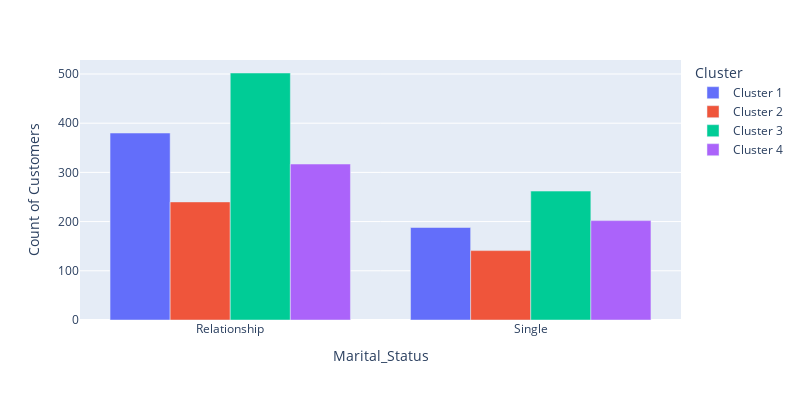

Notebook code for this chart:
### Markdown cell above
Most of the customers are in the age group 41-50 and then between 51-60. There are'nt many customers belonging to age less than 30 maybe because the company is focused more on middle/old aged customers.

Moreover, in all the age group, majority of the customers belong to Cluster 4 and Cluster 1 except for the customers above 60 years of age where Cluster 3 forms the majority.

### Code cell
df_plot = df_[['Marital_Status', 'Cluster', 'ID']].groupby(['Marital_Status', 'Cluster']).count()
df_plot.reset_index(inplace=True)
df_plot.rename(columns={"ID":"Count of Customers"}, inplace=True)


fig = plx.bar(df_plot, x="Marital_Status", y="Count of Customers",
             color='Cluster', barmode='group', width= 800,
             height=400)
fig.show()

### Figure 1 — Plotly figure (JSON) as saved in the notebook; plotly's stock layout.template omitted (floating-point values rounded to 4 significant figures)
{"data": [{"alignmentgroup": "True", "hovertemplate": "Cluster=Cluster 1<br>Marital_Status=%{x}<br>Count of Customers=%{y}<extra></extra>", "legendgroup": "Cluster 1", "marker": {"color": "#636efa", "pattern": {"shape": ""}}, "name": "Cluster 1", "offsetgroup": "Cluster 1", "orientation": "v", "showlegend": true, "textposition": "auto", "type": "bar", "x": ["Relationship", "Single"], "xaxis": "x", "y": [380, 188], "yaxis": "y"}, {"alignmentgroup": "True", "hovertemplate": "Cluster=Cluster 2<br>Marital_Status=%{x}<br>Count of Customers=%{y}<extra></extra>", "legendgroup": "Cluster 2", "marker": {"color": "#EF553B", "pattern": {"shape": ""}}, "name": "Cluster 2", "offsetgroup": "Cluster 2", "orientation": "v", "showlegend": true, "textposition": "auto", "type": "bar", "x": ["Relationship", "Single"], "xaxis": "x", "y": [240, 141], "yaxis": "y"}, {"alignmentgroup": "True", "hovertemplate": "Cluster=Cluster 3<br>Marital_Status=%{x}<br>Count of Customers=%{y}<extra></extra>", "legendgroup": "Cluster 3", "marker": {"color": "#00cc96", "pattern": {"shape": ""}}, "name": "Cluster 3", "offsetgroup": "Cluster 3", "orientation": "v", "showlegend": true, "textposition": "auto", "type": "bar", "x": ["Relationship", "Single"], "xaxis": "x", "y": [502, 262], "yaxis": "y"}, {"alignmentgroup": "True", "hovertemplate": "Cluster=Cluster 4<br>Marital_Status=%{x}<br>Count of Customers=%{y}<extra></extra>", "legendgroup": "Cluster 4", "marker": {"color": "#ab63fa", "pattern": {"shape": ""}}, "name": "Cluster 4", "offsetgroup": "Cluster 4", "orientation": "v", "showlegend": true, "textposition": "auto", "type": "bar", "x": ["Relationship", "Single"], "xaxis": "x", "y": [317, 202], "yaxis": "y"}], "layout": {"barmode": "group", "height": 400, "legend": {"title": {"text": "Cluster"}, "tracegroupgap": 0}, "margin": {"t": 60}, "width": 800, "xaxis": {"anchor": "y", "domain": [0, 1], "title": {"text": "Marital_Status"}}, "yaxis": {"anchor": "x", "domain": [0, 1], "title": {"text": "Count of Customers"}}}}
